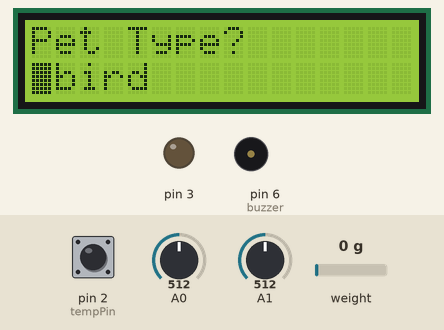
Recording of a sketch running on a simulated Arduino Uno, built with avr-gcc and run on an emulated ATmega328P. Parts: 16×2 character LCD, output pins drawn as LEDs (lit = HIGH), buzzer (waves = sounding, pin HIGH). The inputs (shaded band) are chosen by the test bench; at power-on: A0 = 512, pin 2 (tempPin) HIGH, A1 = 512, weight on the scale 0 g. What the sketch prints to the serial monitor is not drawn.

Above: at 2.2 s.
2.3 s: A0 set to 743
5.3 s: A0 set to 766
At 7.9 s:
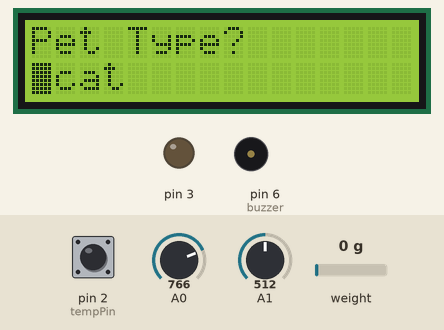
8.3 s: pin 2 (tempPin) pulled LOW for 0.15 s
At 10.0 s:
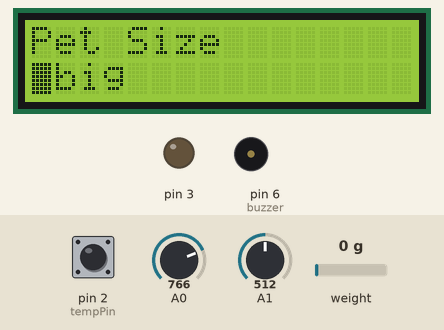
10.3 s: pin 2 (tempPin) pulled LOW for 1 s
At 12.5 s:
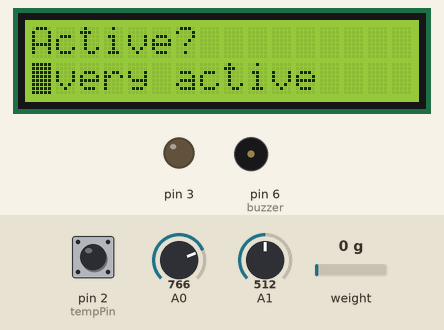
13.1 s: pin 2 (tempPin) pulled LOW for 0.15 s
At 14.3 s:
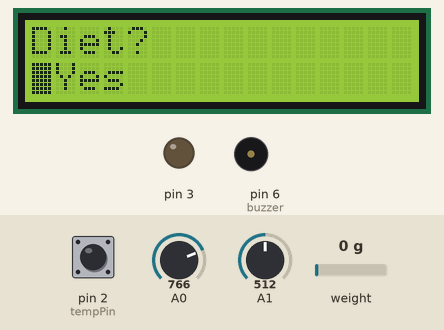
14.9 s: pin 2 (tempPin) pulled LOW for 3.2 s
At 16.2 s:
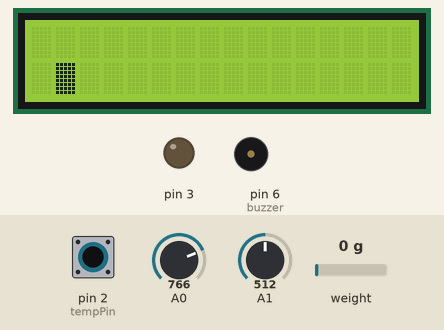
Timing chart, 0 to 36.2 s (numbered marks = the images above; inputs shaded):
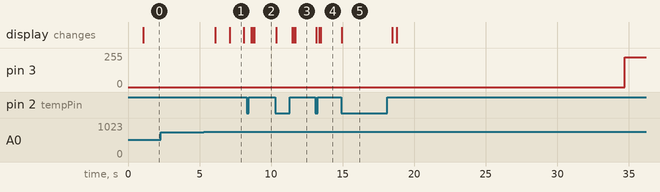

Measured:
- the behaviour switches between 750 and 751 on A0 (found by bisection; images 0 and 1)
- after the input at 2.3 s, every drawn part: stays the same
- after the input at 5.3 s, the display: first changes after 0.79 s (image 1 shows a later state)
- after the input at 8.3 s, the display: first changes after 0.31 s (image 2 shows a later state)
- after the input at 10.3 s, the display: first changes after 0.07 s (image 3 shows a later state)
- after the input at 13.1 s, the display: first changes after 0.06 s (image 4 shows a later state)
- after the input at 14.9 s, pin 3: 0/255 → 225/255 after 19.8 s; the display: changes at once (image 5)
- what the display in image 1 shows lasts 1.0 s, from 7.1 s to 8.1 s

The sketch:

AutomaticPetFeeder.ino
```cpp
#define NOTE_B0  31
#define NOTE_C1  33
#define NOTE_CS1 35
#define NOTE_D1  37
#define NOTE_DS1 39
#define NOTE_E1  41
#define NOTE_F1  44
#define NOTE_FS1 46
#define NOTE_G1  49
#define NOTE_GS1 52
#define NOTE_A1  55
#define NOTE_AS1 58
#define NOTE_B1  62
#define NOTE_C2  65
#define NOTE_CS2 69
#define NOTE_D2  73
#define NOTE_DS2 78
#define NOTE_E2  82
#define NOTE_F2  87
#define NOTE_FS2 93
#define NOTE_G2  98
#define NOTE_GS2 104
#define NOTE_A2  110
#define NOTE_AS2 117
#define NOTE_B2  123
#define NOTE_C3  131
#define NOTE_CS3 139
#define NOTE_D3  147
#define NOTE_DS3 156
#define NOTE_E3  165
#define NOTE_F3  175
#define NOTE_FS3 185
#define NOTE_G3  196
#define NOTE_GS3 208
#define NOTE_A3  220
#define NOTE_AS3 233
#define NOTE_B3  247
#define NOTE_C4  262
#define NOTE_CS4 277
#define NOTE_D4  294
#define NOTE_DS4 311
#define NOTE_E4  330
#define NOTE_F4  349
#define NOTE_FS4 370
#define NOTE_G4  392
#define NOTE_GS4 415
#define NOTE_A4  440
#define NOTE_AS4 466
#define NOTE_B4  494
#define NOTE_C5  523
#define NOTE_CS5 554
#define NOTE_D5  587
#define NOTE_DS5 622
#define NOTE_E5  659
#define NOTE_F5  698
#define NOTE_FS5 740
#define NOTE_G5  784
#define NOTE_GS5 831
#define NOTE_A5  880
#define NOTE_AS5 932
#define NOTE_B5  988
#define NOTE_C6  1047
#define NOTE_CS6 1109
#define NOTE_D6  1175
#define NOTE_DS6 1245
#define NOTE_E6  1319
#define NOTE_F6  1397
#define NOTE_FS6 1480
#define NOTE_G6  1568
#define NOTE_GS6 1661
#define NOTE_A6  1760
#define NOTE_AS6 1865
#define NOTE_B6  1976
#define NOTE_C7  2093
#define NOTE_CS7 2217
#define NOTE_D7  2349
#define NOTE_DS7 2489
#define NOTE_E7  2637
#define NOTE_F7  2794
#define NOTE_FS7 2960
#define NOTE_G7  3136
#define NOTE_GS7 3322
#define NOTE_A7  3520
#define NOTE_AS7 3729
#define NOTE_B7  3951
#define NOTE_C8  4186
#define NOTE_CS8 4435
#define NOTE_D8  4699
#define NOTE_DS8 4978
#define REST      0


// change this to make the song slower or faster
int tempo = 180;

// notes of the moledy followed by the duration.
// a 4 means a quarter note, 8 an eighteenth , 16 sixteenth, so on
// !!negative numbers are used to represent dotted notes,
// so -4 means a dotted quarter note, that is, a quarter plus an eighteenth!!
int melody[] = {

  // Nokia Ringtone
  // Score available at https://musescore.com/user/29944637/scores/5266155

  NOTE_E5, 8, NOTE_D5, 8, NOTE_FS4, 4, NOTE_GS4, 4,
  NOTE_CS5, 8, NOTE_B4, 8, NOTE_D4, 4, NOTE_E4, 4,
  NOTE_B4, 8, NOTE_A4, 8, NOTE_CS4, 4, NOTE_E4, 4,
  NOTE_A4, 2,
};

// sizeof gives the number of bytes, each int value is composed of two bytes (16 bits)
// there are two values per note (pitch and duration), so for each note there are four bytes
int notes = sizeof(melody) / sizeof(melody[0]) / 2;

// this calculates the duration of a whole note in ms
int wholenote = (60000 * 4) / tempo;

int divider = 0, noteDuration = 0;

/*
 Example using the SparkFun HX711 breakout board with a scale
 By: Nathan Seidle
 SparkFun Electronics
 Date: November 19th, 2014
 License: This code is public domain but you buy me a beer if you use this and we meet someday (Beerware license).
 This example demonstrates basic scale output. See the calibration sketch to get the calibration_factor for your
 specific load cell setup.
 This example code uses bogde's excellent library:"https://github.com/bogde/HX711"
 bogde's library is released under a GNU GENERAL PUBLIC LICENSE
 The HX711 does one thing well: read load cells. The breakout board is compatible with any wheat-stone bridge
 based load cell which should allow a user to measure everything from a few grams to tens of tons.
 Arduino pin 2 -> HX711 CLK
 3 -> DAT
 5V -> VCC
 GND -> GND
 The HX711 board can be powered from 2.7V to 5V so the Arduino 5V power should be fine.
*/

#include "HX711.h"


#define calibration_factor -198900.0 //This value is obtained using the SparkFun_HX711_Calibration sketch

//Changed from 3 2 to 1 0
#define LOADCELL_DOUT_PIN  A4
#define LOADCELL_SCK_PIN  A5

HX711 scale;
int tempPin = 2;
#define trigPin 13
#define echoPin 12
#include <LiquidCrystal.h>
const int b_size = 4;
const int b[b_size] = {8, 9, 10, 11};
const int xAxis = A0; // Recall that A0 is really a number under the hood.
const int light_pattern_size = 2;
const char light_pattern[light_pattern_size] = {0x00, 0x0F};
unsigned char b_temp;
//unsigned char temp;
unsigned short xPosition;
unsigned short yPosition;
const char sound_pattern_size = 2;
const double sound_pattern[sound_pattern_size] = {261.63, 293.66}; // C4, D4
unsigned char counter;
const int buzzer = 6;
int button;
int index = 0;
int row = 0;
int buttonFlag = 0;
int buttonCounter = 0;
const int rs = 4, en = 5, d4 = 8, d5 = 9, d6 = 10, d7 = 11;
double currentWeight = 0;
LiquidCrystal lcd(rs, en, d4, d5, d6, d7);
long duration; // variable for the duration of sound wave travel
int distance;
int x=0;
int y=0;
int w = 0;
int z = 0;
int a = 0;
double weight = 0;


int totalTime = 0;
int motorTimer = 0;
int weightcounter = 0;
//enum SM3_States { SM3_INIT, SM2_S0, SM2_S1};


const int xAxis_median = 100;


typedef struct task {
  int state;
  unsigned long period;
  unsigned long elapsedTime;
  int (*TickFct)(int);

} task;


int delay_gcd;
const unsigned short tasksNum = 1;
task tasks[tasksNum];


enum SM1_States{SM1_start, waitPress, wait, state2Press, state2, state3Press, state3, state4Press, state4, startPress, finish};


void setup() {
    pinMode(6, OUTPUT);
    pinMode(13, OUTPUT); // Sets the trigPin as an OUTPUT
  pinMode(12, INPUT);
  lcd.setCursor(0,0);
  pinMode(3, OUTPUT);
//  state = SM1_start;
  pinMode(A0, INPUT);
    pinMode(A1, INPUT);
  xPosition = analogRead(A0);
  yPosition = analogRead(A1);
   lcd.begin(16,2);
   pinMode(2, INPUT_PULLUP);
     unsigned char i = 0;
  tasks[i].state = SM1_start;
  tasks[i].period = 100;
  tasks[i].elapsedTime = 0;
  tasks[i].TickFct = &tick;
  delay_gcd = 100;
   digitalWrite(3, LOW);

  Serial.begin(9600);
  pinMode(trigPin, OUTPUT);
  pinMode(echoPin, INPUT);
  Serial.println("HX711 scale demo");

  scale.begin(LOADCELL_DOUT_PIN, LOADCELL_SCK_PIN);
  scale.set_scale(calibration_factor); //This value is obtained by using the SparkFun_HX711_Calibration sketch
  scale.tare(); //Assuming there is no weight on the scale at start up, reset the scale to 0
  pinMode(buzzer, OUTPUT);

  Serial.println("Readings:");
}


int i =10;


int tick(int state){
  switch (state){
    case SM1_start:
    Serial.println(button);
    Serial.println("stateStart");
    if(i==10){
     lcd.clear();
     lcd.setCursor(0,0);
     Serial.println(xPosition);
       Serial.println(yPosition);
     lcd.print("Pet Type?");

     lcd.setCursor(1,1);
      if(xPosition > 750 && x!=3){
          x++;
        }
        else if(xPosition < 250 && x!=0){
          x--;
        }
    if (x==0)
      lcd.print("bird");
    else if (x==1)
      lcd.print("hamster");
    else if (x==2)
      lcd.print("cat");
     else if (x==3)
      lcd.print("dog");

    lcd.blink();
    lcd.setCursor(0,1);
  i=0;
    }
      if(button ==0){

        state = waitPress;
      }
      else{
        i++;
        state = SM1_start;
      }
    break;


    case waitPress:
    Serial.println("waitPress");
    Serial.println(button);
      if(button ==1){
        state = wait;

      }
      else{
        state = waitPress;

      }
      break;

    case wait:
     Serial.println("wait");
      if(button ==0){
        i=0;
        lcd.clear();


      //lcd.print(temp);
      //lcd.print(" *F");
      state = state2Press;

      }
      else{

       lcd.clear();
     lcd.setCursor(0,0);
     lcd.print("Pet Size");
     Serial.println(button);
     Serial.println(xPosition);
     Serial.println(yPosition);
     lcd.setCursor(1,1);
      if(xPosition > 750 && w!=3){
          w++;
        }
        else if(xPosition < 250 && w!=0){
          w--;
        }
    if (w==0)
      lcd.print("extra small");
    else if (w==1)
      lcd.print("small");
    else if (w==2)
      lcd.print("medium");
     else if (w==3)
      lcd.print("big");

    lcd.blink();
    lcd.setCursor(0,1);
        state = wait;
      }
      break;


      case state2Press:
        if(button ==1){
          state = state2;

        }
        else{
          state = state2Press;
        }
        break;

      case state2:

      Serial.println("wait");
      if(button ==0){
        i=0;
        lcd.clear();
     lcd.setCursor(0,0);
     lcd.print("Diet?");
     lcd.setCursor(1,1);

      //lcd.print(temp);
      //lcd.print(" *F");
      state = state3Press;

      }
      else{

       lcd.clear();
     lcd.setCursor(0,0);
     lcd.print("Active?");
     Serial.println(button);
     Serial.println(xPosition);
     Serial.println(yPosition);
     lcd.setCursor(1,1);
      if(xPosition > 750 && y!=3){
          y++;
        }
        else if(xPosition < 250 && y!=0){
          y--;
        }
    if (y==0)
      lcd.print("Not active");
    else if (y==1)
      lcd.print("semi-active");
    else if (y==2)
      lcd.print("active");
     else if (y==3)
      lcd.print("very active");

    lcd.blink();
    lcd.setCursor(0,1);
        state = state2;
      }
      break;


    case state3Press:
      if(button ==1){
        state = state3;
      }
      else{
        state = state3Press;
      }
      break;

    case state3:
      Serial.println("wait");
      if(button ==0){
        i=0;
        lcd.clear();
       lcd.setCursor(0,0);
       //lcd.print("Loading");
       lcd.setCursor(1,1);

        //lcd.print(temp);
        //lcd.print(" *F");
        state = state4Press;

      }
      else{

       lcd.clear();
       lcd.setCursor(0,0);
       lcd.print("Diet?");
       Serial.println(button);
       Serial.println(xPosition);
       Serial.println(yPosition);
       lcd.setCursor(1,1);
       if(xPosition > 750 && z!=2){
           z++;
        }
        else if(xPosition < 250 && z!=0){
           z--;
        }
        if (z==0)
          lcd.print("No");
        else if (z==1)
          lcd.print("Semi");
        else if (z==2)
          lcd.print("Yes");

        lcd.blink();
        lcd.setCursor(0,1);
        state = state3;
      }
      break;


    case state4Press:
      if(button ==1){
        state=state4;
      }

      else{
        state=state4Press;
      }

      break;


      case state4:

      totalTime++;

      Serial.print("total Time: ");
      Serial.println(totalTime);
      currentWeight = scale.get_units();
      Serial.println(w);
      Serial.println(y);
      Serial.println(w);
      Serial.println(z);
      weight = -1 * log(pow((w+0.01), 0.5) + x + pow((y+0.01),0.3) + pow((z+1),-10))*2.5;
      Serial.print("Reading: ");
      Serial.print("currentWeight: ");
      Serial.println(currentWeight);
      Serial.print("Desired Weight: ");
      Serial.println(weight);
      Serial.println("Actual weight: ");
      Serial.print(scale.get_units(),3); //scale.get_units() returns a float
      Serial.print(" lbs"); //You can change this to kg but you'll need to refactor the calibration_factor
      Serial.println();


       lcd.clear();
         lcd.noBlink();
         if(a==0){
          lcd.setCursor(0,0);
          lcd.print("Waiting for food");
          lcd.setCursor(0,1);
          lcd.print("button=reset");
         }
         else if (a==1){
          lcd.setCursor(0,0);
          lcd.print("Weight: ");
          lcd.setCursor(8,0);
          lcd.print(-1*currentWeight);
          lcd.setCursor(0,1);
          lcd.print("button=reset");
         }
         else if (a==-1){
            lcd.setCursor(0,0);
            lcd.print("Time left: ");
            lcd.setCursor(11,0);
            if (10-(totalTime/5) >= 0.1){
            lcd.print(10-(totalTime/5));}
            else{
            lcd.print(0);}
            lcd.setCursor(0,1);
            lcd.print("button=reset");
            }
         lcd.setCursor(0,0);

         Serial.println(button);
         Serial.println(xPosition);
         Serial.println(yPosition);
         lcd.setCursor(1,1);
          if(xPosition > 750 && a!=1){
              a++;
            }
            else if(xPosition < 250 && a!=-1){
              a--;
            }


      if (button ==0){
        state = startPress;
        totalTime = 0;
        analogWrite(3,LOW);
         x=0;
         y=0;
         w = 0;
         z = 0;
         a = 0;
      }
      else if (totalTime > 50){


      if (currentWeight < weight/10) {
        //state = finish; // SCALE_BUZZING
        weightcounter++;
        if (weightcounter == 4){
          weightcounter = 0;
          analogWrite(3,LOW);
          totalTime = 0;
          state = finish;

        }
        else{
          analogWrite(3,225);
          state= state4;
        }

      }
      else{
        analogWrite(3,225 );
        state = state4;
      }
      }
      else{
        state = state4;
      }
      break;


      case finish: // SCALE_BUZZING
      Serial.println("Finished");
      for (int thisNote = 0; thisNote < notes * 2; thisNote = thisNote + 2) {

        // calculates the duration of each note
        divider = melody[thisNote + 1];
        if (divider > 0) {
          // regular note, just proceed
          noteDuration = (wholenote) / divider;
        } else if (divider < 0) {
          // dotted notes are represented with negative durations!!
          noteDuration = (wholenote) / abs(divider);
          noteDuration *= 1.5; // increases the duration in half for dotted notes
        }

        // we only play the note for 90% of the duration, leaving 10% as a pause
        tone(buzzer, melody[thisNote], noteDuration * 0.9);

        // Wait for the specief duration before playing the next note.
        delay(noteDuration);

        // stop the waveform generation before the next note.
        noTone(buzzer);
      }
      state = state4; // SCALE_IDLE
      break;


      case startPress:
          if(button == 1){
            state = SM1_start;
          }
          else{
            state = startPress;
          }
          break;


      default: break;

  }
  return state;
}


void loop() {


  xPosition = analogRead(A0);
  yPosition = analogRead(A1);

  button= digitalRead(2);

  unsigned char i;
  for (i = 0; i < tasksNum; ++i) {
     if ( (millis() - tasks[i].elapsedTime) >= tasks[i].period) {
        tasks[i].state = tasks[i].TickFct(tasks[i].state);
        tasks[i].elapsedTime = millis(); // Last time this task was ran

     }
   }

}
```
